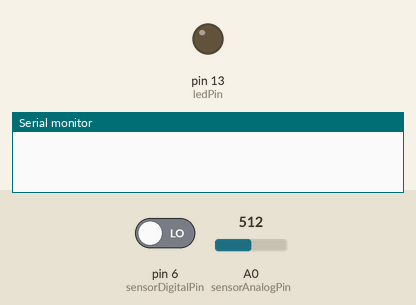
Recording of a sketch running on a simulated Arduino Uno, built with avr-gcc and run on an emulated ATmega328P. Shown: output pins drawn as LEDs (lit = HIGH), the last lines printed to the serial monitor. Dashed ring = blinking. Inputs (shaded band) come from the test bench; at power-on: pin 6 (sensorDigitalPin) LOW, A0 (sensorAnalogPin) = 512.

Above: at 1.2 s.
1.3 s: pin 6 (sensorDigitalPin) driven HIGH
At 1.45 s:
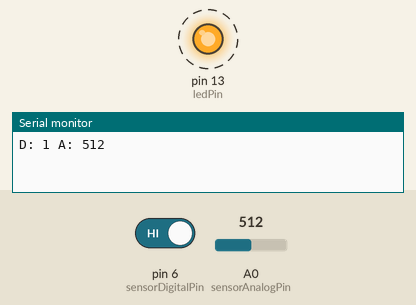
4.3 s: pin 6 (sensorDigitalPin) driven LOW
At 4.8 s:
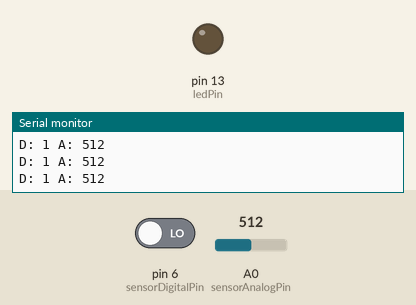
Timing chart, 0 to 7.3 s (numbered marks = the images above; inputs shaded):
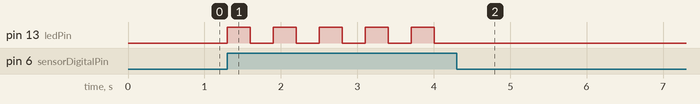

The sketch:

09_small_sound.ino
```cpp
/********************************
 * makerblog.at - Tutorial
 * Elegoo 37 Sensor Kit v2.0
 *
 * BIG SOUND / Schallsensor
 * Arduino GND -> Pin 1 (GND)
 * Arduino 5V -> Pin 2 (+)
 * Arduino D6 -> Pin 3 (out)
 *
 *********************************/

int ledPin = 13;

int sensorDigitalPin = 6;
int sensorAnalogPin = A0;
int sensorDigitalVal = 0;
int sensorAnalogVal = 0;
int ledStatus = LOW;

void setup() {
  Serial.begin(9600);
  pinMode(ledPin, OUTPUT);
  pinMode(sensorDigitalPin, INPUT);
}

void loop() {

  sensorDigitalVal = digitalRead(sensorDigitalPin);
  sensorAnalogVal = analogRead(sensorAnalogPin);

  if (sensorDigitalVal == HIGH) {
    ledStatus = !ledStatus;
    digitalWrite(ledPin, ledStatus);
    Serial.print("D: ");
    Serial.print(sensorDigitalVal);
    Serial.print(" A: ");
    Serial.println(sensorAnalogVal);
    delay(300);
  }
}
```

Measured:
- after the input at 1.3 s, pin 13 (ledPin): alternates HIGH for 0.30 s and LOW for 0.30 s, starting at once
- after the input at 4.3 s, pin 13 (ledPin): stops changing and stays LOW
